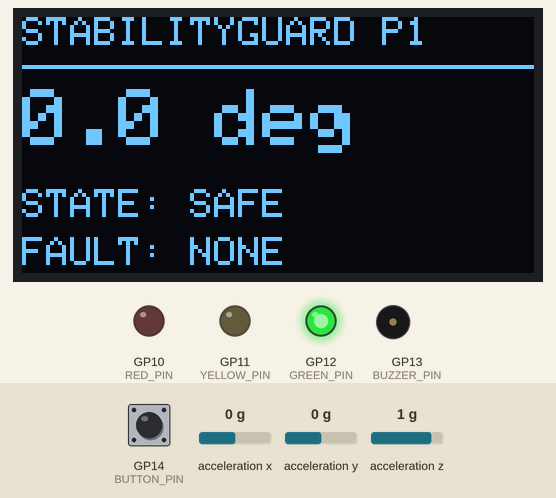
The sketch below on a simulated Raspberry Pi Pico W. On the bench: 128×64 one-colour display, output pins drawn as LEDs (lit = HIGH), buzzer (waves = sounding). Wiring (from diagram.json): MPU-6050 motion sensor at I2C address 0x68. Dashed ring = blinking. The inputs (shaded band) are chosen by the test bench; at power-on: acceleration x 0 g, acceleration y 0 g, GP14 (BUTTON_PIN) HIGH, acceleration z 1 g. What the sketch prints to the serial monitor is not drawn.

Above: at 1.2 s.
1.3 s: acceleration x set to -0.4 g
At 3.4 s:
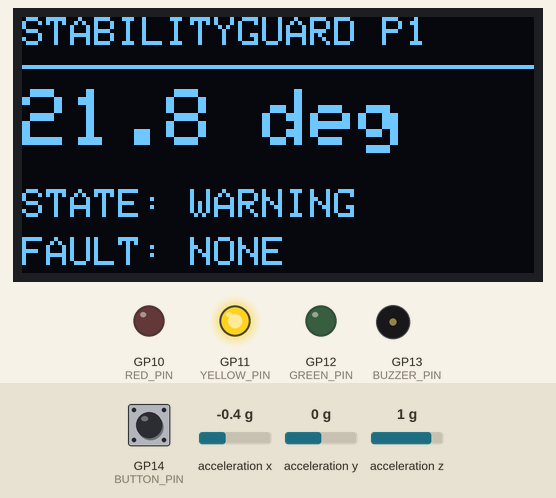
4.2 s: acceleration y set to -0.3 g
At 5.6 s:
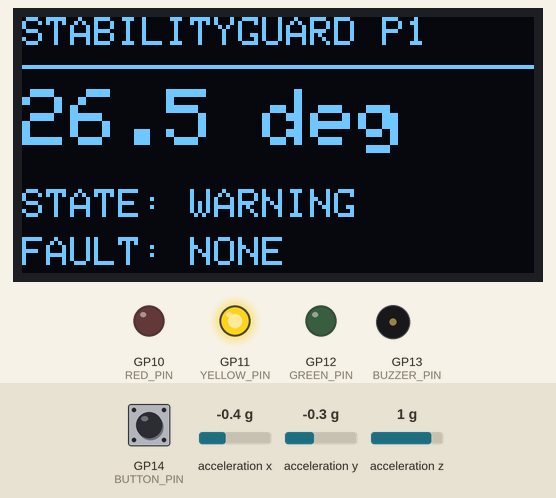
6.0 s: acceleration y set to -0.6 g
At 8.0 s:
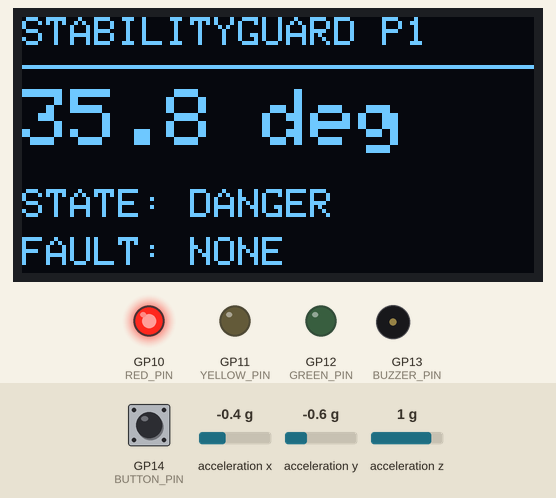
8.1 s: GP14 (BUTTON_PIN) pulled LOW for 0.15 s
At 8.28 s:
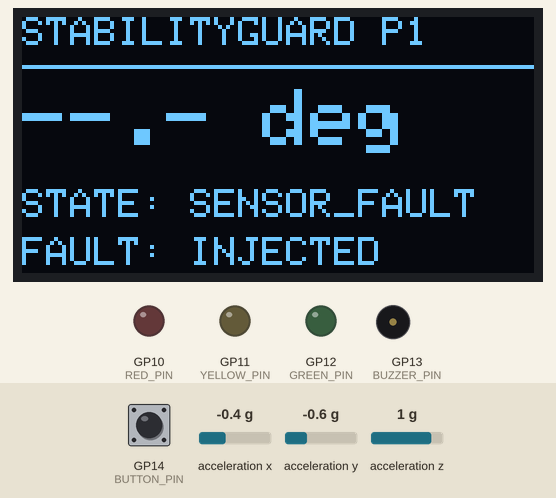
10.0 s: acceleration z set to -1.2 g
At 10.68 s:
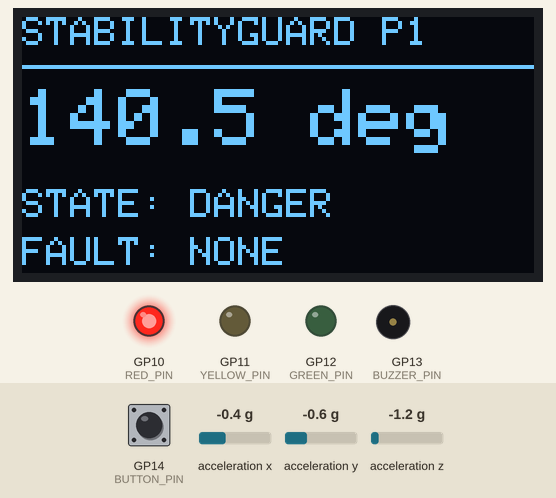
11.7 s: acceleration z set to -1.5 g
At 12.07 s:
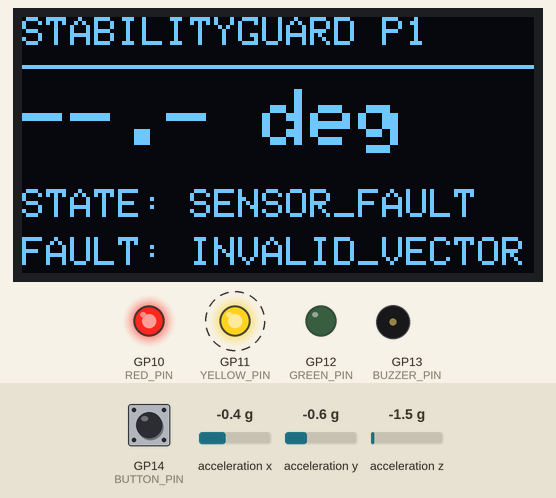
Timing chart, 0 to 15.0 s (numbered marks = the images above; inputs shaded):
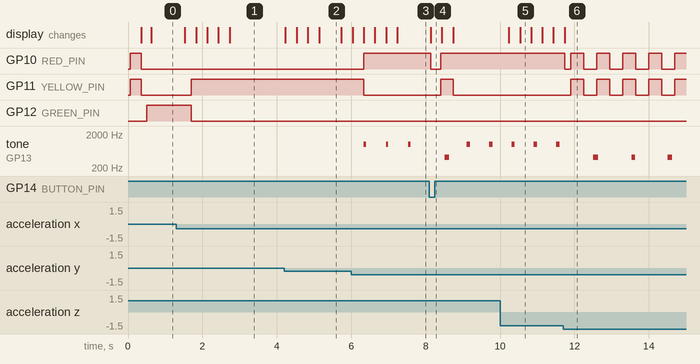

The sketch:

sketch.ino
```cpp
/*
  StabilityGuard Phase 1 - Baseline Build v2.0
  Raspberry Pi Pico / Pico W / Pico 2 W in Wokwi
*/

#include <Arduino.h>
#include <Wire.h>
#include <Adafruit_GFX.h>
#include <Adafruit_SSD1306.h>
#include "StabilityGuard.h"

using namespace stabilityguard;

// ----------------------------------
// Addresses and pins
// ----------------------------------
static const uint8_t MPU_ADDR = 0x68;
static const uint8_t OLED_ADDR = 0x3C;

static const uint8_t RED_PIN = 10;
static const uint8_t YELLOW_PIN = 11;
static const uint8_t GREEN_PIN = 12;
static const uint8_t BUZZER_PIN = 13;
static const uint8_t BUTTON_PIN = 14;

static const unsigned long SAMPLE_MS = 100;

static const bool ENABLE_OLED = true;

// ----------------------------------
// System objects
// ----------------------------------
Guard guard;
Adafruit_SSD1306 oled(128, 64, &Wire, -1);

bool imuReady = false;
bool oledReady = false;

unsigned long lastSample = 0;
unsigned long lastInitAttempt = 0;
unsigned long lastDisplay = 0;
unsigned long lastBeep = 0;
unsigned long beepUntil = 0;

State previousState = State::SENSOR_FAULT;

// ----------------------------------
// MPU6050 register write
// ----------------------------------
bool writeMPU(uint8_t reg, uint8_t val) {
  Wire.beginTransmission(MPU_ADDR);
  Wire.write(reg);
  Wire.write(val);
  return Wire.endTransmission(true) == 0;
}

// ----------------------------------
// MPU6050 register read
// ----------------------------------
bool readMPURegister(uint8_t reg, uint8_t &val) {
  Wire.beginTransmission(MPU_ADDR);
  Wire.write(reg);

  if (Wire.endTransmission(true) != 0) {
    return false;
  }

  if (Wire.requestFrom((int)MPU_ADDR, 1) != 1) {
    return false;
  }

  int b = Wire.read();
  if (b < 0) return false;

  val = (uint8_t)b;
  return true;
}

// ----------------------------------
// Initialize MPU6050
// ----------------------------------
bool initMPU() {
  uint8_t who = 0;

  if (!readMPURegister(0x75, who)) {
    Serial.println("# MPU WHO_AM_I read failed");
    return false;
  }

  Serial.print("# MPU WHO_AM_I=0x");
  Serial.println(who, HEX);

  if (who != 0x68 && who != 0x70) {
    return false;
  }

  // Wake the sensor
  if (!writeMPU(0x6B, 0x00)) return false;

  // Configure +/-2g range
  if (!writeMPU(0x1C, 0x00)) return false;

  // Configure digital low-pass filter
  if (!writeMPU(0x1A, 0x03)) return false;

  Serial.println("# MPU READY");
  return true;
}

// ----------------------------------
// Read RAW accelerometer values
// ----------------------------------
bool readRawAccel(int16_t &ax, int16_t &ay, int16_t &az) {
  Wire.beginTransmission(MPU_ADDR);
  Wire.write(0x3B);

  if (Wire.endTransmission(true) != 0) {
    return false;
  }

  if (Wire.requestFrom((int)MPU_ADDR, 6) != 6) {
    return false;
  }

  uint8_t bytes[6];
  for (int i = 0; i < 6; ++i) {
    int b = Wire.read();
    if (b < 0) return false;
    bytes[i] = (uint8_t)b;
  }

  ax = (int16_t)(((uint16_t)bytes[0] << 8) | bytes[1]);
  ay = (int16_t)(((uint16_t)bytes[2] << 8) | bytes[3]);
  az = (int16_t)(((uint16_t)bytes[4] << 8) | bytes[5]);

  return true;
}

// ----------------------------------
// Non-blocking buzzer handler
// ----------------------------------
void playBeep(unsigned long now, unsigned int freq, unsigned int duration) {
  tone(BUZZER_PIN, freq);
  beepUntil = now + duration;
}

void updateBuzzer(State s, unsigned long now) {
  if (beepUntil > 0 && now >= beepUntil) {
    noTone(BUZZER_PIN);
    beepUntil = 0;
  }

  if (s == State::DANGER) {
    if (now - lastBeep >= 600) {
      playBeep(now, 1000, 90);
      lastBeep = now;
    }
  } else if (s == State::SENSOR_FAULT) {
    if (now - lastBeep >= 1000) {
      playBeep(now, 420, 120);
      lastBeep = now;
    }
  } else {
    if (beepUntil == 0) {
      noTone(BUZZER_PIN);
    }
  }
}

// ----------------------------------
// LEDs and buzzer
// ----------------------------------
void indicators(State s, unsigned long now) {
  const bool flash = (now / 350) % 2 == 0;

  digitalWrite(GREEN_PIN, s == State::SAFE ? HIGH : LOW);

  digitalWrite(
    YELLOW_PIN,
    (s == State::WARNING || (s == State::SENSOR_FAULT && flash)) ? HIGH : LOW
  );

  digitalWrite(
    RED_PIN,
    (s == State::DANGER || (s == State::SENSOR_FAULT && flash)) ? HIGH : LOW
  );

  updateBuzzer(s, now);
}

// ----------------------------------
// OLED display
// ----------------------------------
void displayResult(const Result &r, unsigned long now) {
  if (!oledReady || now - lastDisplay < 300) {
    return;
  }

  lastDisplay = now;

  oled.clearDisplay();
  oled.setTextColor(SSD1306_WHITE);
  oled.setTextSize(1);

  oled.setCursor(0, 0);
  oled.print("STABILITYGUARD P1");

  oled.drawLine(0, 12, 127, 12, SSD1306_WHITE);

  oled.setTextSize(2);
  oled.setCursor(0, 18);

  if (r.valid) {
    oled.print(r.filtered_tilt_deg, 1);
  } else {
    oled.print("--.-");
  }

  oled.print(" deg");

  oled.setTextSize(1);
  oled.setCursor(0, 43);
  oled.print("STATE: ");
  oled.print(stateName(r.state));

  oled.setCursor(0, 55);
  oled.print("FAULT: ");
  oled.print(faultName(r.fault));

  oled.display();
}

// ----------------------------------
// Built-in safety-engine self-test
// ----------------------------------
void engineSelfTest() {
  Guard test;
  Result r;

  for (int i = 0; i < 5; ++i) {
    r = test.update(Sample(0, 0, 16384, true, Fault::NONE));
  }

  Serial.print("# SELFTEST raw(0,0,16384): ");
  Serial.print((r.valid && r.state == State::SAFE) ? "PASS" : "FAIL");
  Serial.print(" stage=");
  Serial.print(test.diagnosticStage());
  Serial.print(" magnitudeSquared=");
  Serial.println((long)test.magnitudeSquaredRaw());
}

// ----------------------------------
// Setup
// ----------------------------------
void setup() {
  pinMode(RED_PIN, OUTPUT);
  pinMode(YELLOW_PIN, OUTPUT);
  pinMode(GREEN_PIN, OUTPUT);
  pinMode(BUZZER_PIN, OUTPUT);
  pinMode(BUTTON_PIN, INPUT_PULLUP);

  Serial.begin(115200);

  unsigned long start = millis();
  while (!Serial && millis() - start < 1500) {
    delay(10);
  }

  Serial.println("=== StabilityGuard v2.0 RAW-INTEGER DIAGNOSTIC ===");

  engineSelfTest();

  Wire.setSDA(4);
  Wire.setSCL(5);
  Wire.begin();
  Wire.setClock(100000);

  lastInitAttempt = millis();
  imuReady = initMPU();

  if (ENABLE_OLED) {
    oledReady = oled.begin(SSD1306_SWITCHCAPVCC, OLED_ADDR);
    if (oledReady) {
      oled.clearDisplay();
      oled.setTextColor(SSD1306_WHITE);
      oled.setTextSize(1);
      oled.setCursor(10, 24);
      oled.println("STABILITYGUARD");
      oled.setCursor(10, 36);
      oled.println("INITIALIZING...");
      oled.display();
    }
  }

  Serial.println("time_ms,state,filtered_tilt_deg,raw_tilt_deg,valid,fault_reason");
}

// ----------------------------------
// Main loop
// ----------------------------------
void loop() {
  unsigned long now = millis();

  if (now - lastSample >= SAMPLE_MS) {
    lastSample = now;

    if (!imuReady && now - lastInitAttempt >= 1500) {
      lastInitAttempt = now;
      imuReady = initMPU();
    }

    int16_t ax = 0;
    int16_t ay = 0;
    int16_t az = 0;

    bool sensorOK = imuReady && readRawAccel(ax, ay, az);
    bool injected = (digitalRead(BUTTON_PIN) == LOW);

    Result r = guard.update(
      Sample(
        ax,
        ay,
        az,
        sensorOK && !injected,
        injected ? Fault::INJECTED : Fault::READ_FAILURE
      )
    );

    static unsigned debugLines = 0;
    if (debugLines++ < 12) {
      Serial.print("# RAW_COUNTS x=");
      Serial.print(ax);
      Serial.print(" y=");
      Serial.print(ay);
      Serial.print(" z=");
      Serial.println(az);

      Serial.print("# ENGINE stage=");
      Serial.print(guard.diagnosticStage());
      Serial.print(" magSq=");
      Serial.print((long)guard.magnitudeSquaredRaw());
      Serial.print(" sensorOK=");
      Serial.print(sensorOK ? "YES" : "NO");
      Serial.print(" button=");
      Serial.println(injected ? "PRESSED" : "RELEASED");
    }

    if (r.state != previousState) {
      Serial.print("# TRANSITION -> ");
      Serial.println(stateName(r.state));
      previousState = r.state;
    }

    Serial.print(now);
    Serial.print(',');
    Serial.print(stateName(r.state));
    Serial.print(',');
    Serial.print(r.filtered_tilt_deg, 2);
    Serial.print(',');
    Serial.print(r.raw_tilt_deg, 2);
    Serial.print(',');
    Serial.print(r.valid ? 1 : 0);
    Serial.print(',');
    Serial.println(faultName(r.fault));

    displayResult(r, now);

    if (!sensorOK) {
      if (imuReady) {
        Serial.println("# I2C READ FAILED; retry in 1.5s");
      }
      imuReady = false;
    }
  }

  indicators(guard.result().state, now);
}
```

StabilityGuard.h
```cpp
#ifndef STABILITY_GUARD_H
#define STABILITY_GUARD_H

#include <stdint.h>
#include <stddef.h>

namespace stabilityguard {

enum class State : uint8_t {
  SAFE,
  WARNING,
  DANGER,
  SENSOR_FAULT
};

enum class Fault : uint8_t {
  NONE,
  READ_FAILURE,
  INJECTED,
  INVALID_VECTOR
};

inline const char* stateName(State s) {
  switch (s) {
    case State::SAFE: return "SAFE";
    case State::WARNING: return "WARNING";
    case State::DANGER: return "DANGER";
    default: return "SENSOR_FAULT";
  }
}

inline const char* faultName(Fault f) {
  switch (f) {
    case Fault::NONE: return "NONE";
    case Fault::READ_FAILURE: return "READ_FAILURE";
    case Fault::INJECTED: return "INJECTED";
    default: return "INVALID_VECTOR";
  }
}

struct Sample {
  int16_t ax, ay, az;
  bool read_ok;
  Fault failure;

  Sample(
    int16_t x,
    int16_t y,
    int16_t z,
    bool ok,
    Fault why
  ) :
    ax(x),
    ay(y),
    az(z),
    read_ok(ok),
    failure(why) {}
};

struct Result {
  State state;
  Fault fault;
  bool valid;
  float raw_tilt_deg;
  float filtered_tilt_deg;

  Result() :
    state(State::SENSOR_FAULT),
    fault(Fault::READ_FAILURE),
    valid(false),
    raw_tilt_deg(0.0f),
    filtered_tilt_deg(0.0f) {}
};

static const uint16_t TAN_TABLE_45[46] = {
      0,   286,   572,   859,  1146,  1433,  1722,  2012,  2303,  2595,
   2889,  3185,  3483,  3783,  4085,  4390,  4698,  5009,  5323,  5641,
   5963,  6289,  6620,  6955,  7295,  7640,  7991,  8348,  8712,  9082,
   9459,  9845, 10238, 10640, 11051, 11472, 11904, 12346, 12801, 13268,
  13748, 14242, 14752, 15278, 15822, 16384
};

static inline uint32_t isqrt64(uint64_t n) {
  if (n == 0) return 0;
  uint64_t x = n;
  uint64_t y = (x + 1) / 2;
  while (y < x) {
    x = y;
    y = (x + n / x) / 2;
  }
  return (uint32_t)x;
}

static inline float computeAngleDegrees(uint32_t h, int16_t z_raw) {
  if (h == 0) {
    return (z_raw >= 0) ? 0.0f : 180.0f;
  }

  uint32_t abs_z = (z_raw < 0) ? (uint32_t)(-z_raw) : (uint32_t)z_raw;
  float angle_0_90 = 45.0f;

  if (abs_z == 0) {
    angle_0_90 = 90.0f;
  } else if (h <= abs_z) {
    uint32_t ratio = ((uint64_t)h * 16384ULL) / abs_z;
    for (int i = 0; i < 45; ++i) {
      if (ratio <= TAN_TABLE_45[i + 1]) {
        uint32_t span = TAN_TABLE_45[i + 1] - TAN_TABLE_45[i];
        float frac = (span > 0) ? (float)(ratio - TAN_TABLE_45[i]) / (float)span : 0.0f;
        angle_0_90 = (float)i + frac;
        break;
      }
    }
  } else {
    uint32_t ratio = ((uint64_t)abs_z * 16384ULL) / h;
    for (int i = 0; i < 45; ++i) {
      if (ratio <= TAN_TABLE_45[i + 1]) {
        uint32_t span = TAN_TABLE_45[i + 1] - TAN_TABLE_45[i];
        float frac = (span > 0) ? (float)(ratio - TAN_TABLE_45[i]) / (float)span : 0.0f;
        angle_0_90 = 90.0f - ((float)i + frac);
        break;
      }
    }
  }

  return (z_raw >= 0) ? angle_0_90 : (180.0f - angle_0_90);
}

class Guard {
public:
  Guard() {
    reset();
  }

  void reset() {
    output_ = Result();
    filter_ready_ = false;
    recovery_ = 0;
    pending_ = 0;
    pending_state_ = State::SAFE;
    stage_ = "STARTUP";
    last_mag_sq_ = 0;
  }

  Result update(const Sample& sample) {
    if (!sample.read_ok) {
      fault(
        sample.failure == Fault::NONE
          ? Fault::READ_FAILURE
          : sample.failure,
        "READ_FAILED_OR_BUTTON"
      );
      return output_;
    }

    const int64_t x = sample.ax;
    const int64_t y = sample.ay;
    const int64_t z = sample.az;

    last_mag_sq_ = x*x + y*y + z*z;

    if (
      last_mag_sq_ < 8192LL*8192LL ||
      last_mag_sq_ > 24576LL*24576LL
    ) {
      fault(
        Fault::INVALID_VECTOR,
        "RAW_MAGNITUDE_OUT_OF_RANGE"
      );
      return output_;
    }

    const uint32_t horizontal = isqrt64((uint64_t)(x*x + y*y));
    const float raw = computeAngleDegrees(horizontal, sample.az);

    const float filtered = filter_ready_
      ? (0.35f * raw + 0.65f * output_.filtered_tilt_deg)
      : raw;

    if (!(
      raw >= 0.0f &&
      raw <= 180.01f &&
      filtered >= 0.0f &&
      filtered <= 180.01f
    )) {
      fault(
        Fault::INVALID_VECTOR,
        "ANGLE_MATH_INVALID"
      );
      return output_;
    }

    stage_ = "OK";
    output_.valid = true;
    output_.fault = Fault::NONE;
    output_.raw_tilt_deg = raw;
    output_.filtered_tilt_deg = filtered;
    filter_ready_ = true;

    if (output_.state == State::SENSOR_FAULT) {
      if (++recovery_ >= 5) {
        output_.state = classify(filtered);
        recovery_ = 0;
        pending_ = 0;
      }
      return output_;
    }

    State next = output_.state;

    if (output_.state == State::SAFE) {
      if (filtered >= 30.0f) {
        next = State::DANGER;
      } else if (filtered >= 15.0f) {
        next = State::WARNING;
      }
    } else if (output_.state == State::WARNING) {
      if (filtered >= 30.0f) {
        next = State::DANGER;
      } else if (filtered < 12.0f) {
        next = State::SAFE;
      }
    } else if (output_.state == State::DANGER) {
      if (filtered < 26.0f) {
        next = (filtered >= 15.0f) ? State::WARNING : State::SAFE;
      }
    }

    if (next == output_.state) {
      pending_ = 0;
    } else {
      if (next != pending_state_) {
        pending_state_ = next;
        pending_ = 0;
      }

      const bool escalating = severity(next) > severity(output_.state);
      const unsigned needed = escalating ? 3u : 5u;

      if (++pending_ >= needed) {
        output_.state = next;
        pending_ = 0;
      }
    }

    return output_;
  }

  const Result& result() const {
    return output_;
  }

  const char* diagnosticStage() const {
    return stage_;
  }

  int64_t magnitudeSquaredRaw() const {
    return last_mag_sq_;
  }

private:
  void fault(Fault reason, const char* stage) {
    output_.state = State::SENSOR_FAULT;
    output_.fault = reason;
    output_.valid = false;
    output_.raw_tilt_deg = 0.0f;
    output_.filtered_tilt_deg = 0.0f;

    filter_ready_ = false;
    recovery_ = 0;
    pending_ = 0;
    pending_state_ = State::SAFE;
    stage_ = stage;
  }

  static int severity(State s) {
    if (s == State::DANGER) return 2;
    if (s == State::WARNING) return 1;
    return 0;
  }

  static State classify(float angle) {
    if (angle >= 30.0f) return State::DANGER;
    if (angle >= 15.0f) return State::WARNING;
    return State::SAFE;
  }

  Result output_;
  bool filter_ready_;
  unsigned recovery_;
  unsigned pending_;
  State pending_state_;
  const char* stage_;
  int64_t last_mag_sq_;
};

} // namespace stabilityguard

#endif // STABILITY_GUARD_H
```

Measured:
- the behaviour switches between -0.2 and -0.3 g on acceleration x (found by bisection; images 0 and 1)
- the behaviour switches between -0.4 and -0.5 g on acceleration y (found by bisection; images 2 and 3)
- the behaviour switches between -1.3 and -1.4 g on acceleration z (found by bisection; images 5 and 6)
- after the input at 1.3 s, GP11 (YELLOW_PIN): LOW → HIGH after 0.40 s; GP12 (GREEN_PIN): HIGH → LOW after 0.40 s; the display: first changes after 0.23 s (image 1 shows a later state)
- after the input at 4.2 s, the display: first changes at once (image 2 shows a later state)
- after the input at 6.0 s, GP10 (RED_PIN): LOW → HIGH after 0.34 s; GP11 (YELLOW_PIN): HIGH → LOW after 0.34 s; tone on GP13 (BUZZER_PIN): alternates 1000 Hz for 0.06 s and silent for 0.54 s, starting after 0.34 s; the display: first changes at once (image 3 shows a later state)
- after the input at 8.1 s, GP10 (RED_PIN): HIGH → LOW at once, → HIGH 0.26 s later; GP11 (YELLOW_PIN): LOW → HIGH after 0.30 s, → LOW 0.34 s later; the display: changes at once (image 4)
- after the input at 10.0 s, the display: first changes after 0.24 s (image 5 shows a later state)
- after the input at 11.7 s, GP10 (RED_PIN): HIGH → LOW at once, then repeats every 0.70 s: HIGH 0.35 s, LOW 0.35 s; GP11 (YELLOW_PIN): alternates HIGH for 0.35 s and LOW for 0.35 s, starting after 0.20 s; tone on GP13 (BUZZER_PIN): alternates 420 Hz for 0.12 s and silent for 0.89 s, starting after 0.81 s; the display: changes at once (image 6)
